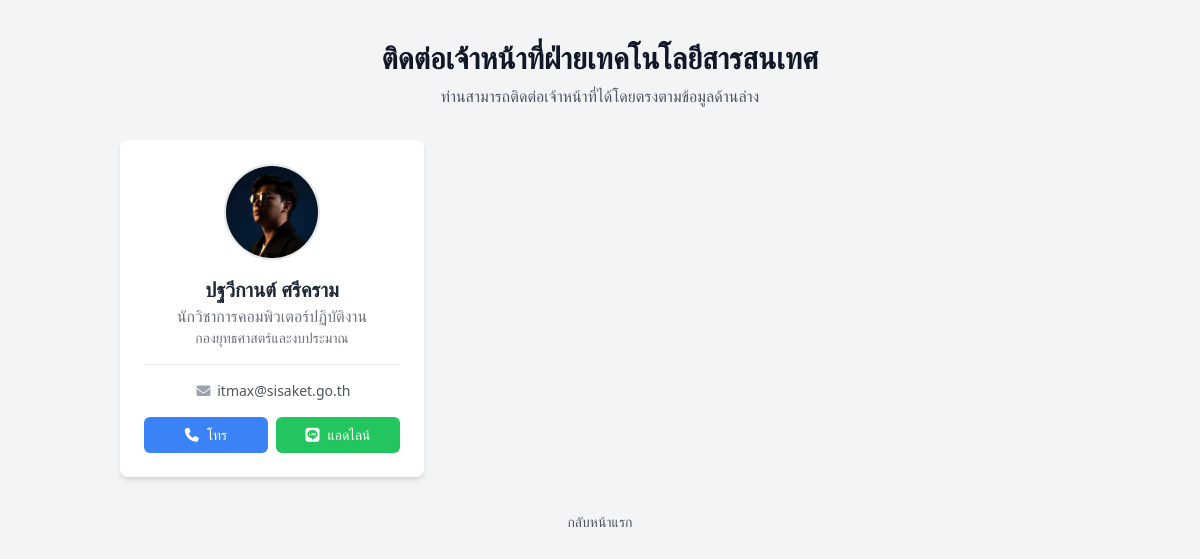
Page /contact_page.php on the earlier database version.
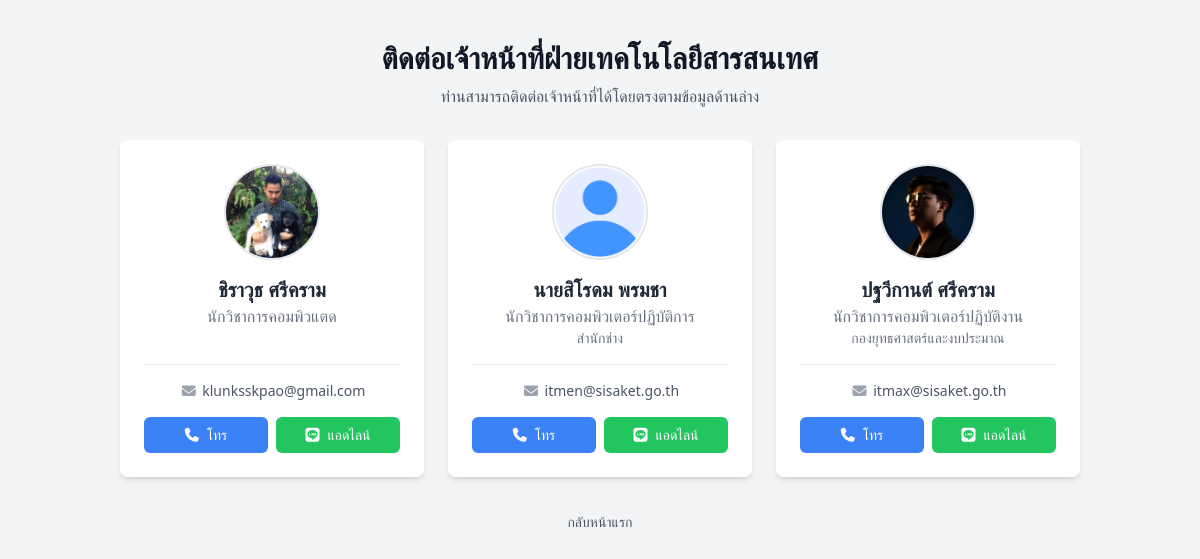
Same page on the later database version.
### tables this page shows
CREATE TABLE `users` (
  `id` int(11) NOT NULL,
  `fullname` varchar(255) NOT NULL,
  `position` varchar(255) DEFAULT NULL,
  `department` varchar(255) DEFAULT NULL,
  `division` varchar(255) DEFAULT NULL,
  `phone` varchar(50) DEFAULT NULL,
  `line_id` varchar(100) DEFAULT NULL,
  `email` varchar(255) NOT NULL,
  `password` varchar(255) NOT NULL,
  `image_url` varchar(255) DEFAULT 'assets/images/user.png',
  `role` enum('user','it','admin') NOT NULL DEFAULT 'user',
  `created_at` timestamp NOT NULL DEFAULT current_timestamp()
);

### includes/functions.php (called while the page is built, shortened)
<?php
function get_user_avatar($image_url) {
    $default_avatar = 'assets/images/user.png';
    if (!empty($image_url) && file_exists($image_url)) {
        return $image_url;
    }
    return $default_avatar;
}
?>

### contact_page.php (the view, shortened to what this page needs)
<?php
require_once 'includes/functions.php';
$it_staff_result = $conn->query("SELECT * FROM users WHERE role = 'it' ORDER BY fullname");
$it_staff = [];
if ($it_staff_result) {
    while($row = $it_staff_result->fetch_assoc()) {
        $it_staff[] = $row;
    }
}
?>
<!DOCTYPE html>
<html lang="th">
<head>
    <script src="https://cdn.tailwindcss.com"></script>
    <link rel="stylesheet" href="https://cdnjs.cloudflare.com/ajax/libs/font-awesome/6.5.1/css/all.min.css">
    <link rel="stylesheet" href="assets/css/style.css">
</head>
<body class="bg-gray-100 font-sans">
    <main class="py-10">
        <div class="max-w-5xl mx-auto sm:px-6 lg:px-8">
            <div class="text-center mb-8">
                <h1 class="text-3xl font-bold text-gray-900">ติดต่อเจ้าหน้าที่ฝ่ายเทคโนโลยีสารสนเทศ</h1>
                <p class="mt-2 text-gray-600">ท่านสามารถติดต่อเจ้าหน้าที่ได้โดยตรงตามข้อมูลด้านล่าง</p>
            </div>
            <div class="grid grid-cols-1 md:grid-cols-2 lg:grid-cols-3 gap-6">
                <?php if (!empty($it_staff)): ?>
                    <?php foreach ($it_staff as $staff): ?>
                    <div class="bg-white rounded-lg shadow-md p-6 text-center transform hover:-translate-y-1 transition-transform flex flex-col">
                        <div class="relative w-24 h-24 mx-auto">
                            <img class="w-24 h-24 rounded-full object-cover border-2 border-gray-200" src="<?php echo htmlspecialchars(get_user_avatar($staff['image_url'])); ?>" alt="Profile image of <?php echo htmlspecialchars($staff['fullname']); ?>">
                        </div>
                        <h3 class="mt-4 text-xl font-semibold text-gray-800"><?php echo htmlspecialchars($staff['fullname']); ?></h3>
                        <p class="text-gray-500"><?php echo htmlspecialchars($staff['position']); ?></p>
                        <p class="text-sm text-gray-500 flex-grow"><?php echo htmlspecialchars($staff['department']); ?></p>
                        <div class="mt-4 pt-4 border-t space-y-2">
                            <p class="text-sm text-gray-600 truncate"><i class="fa-solid fa-envelope w-5 text-gray-400"></i> <?php echo htmlspecialchars($staff['email']); ?></p>
                            <div class="flex space-x-2 pt-2">
                                 <a href="tel:<?php echo htmlspecialchars($staff['phone']); ?>" class="flex-1 text-center px-3 py-2 bg-blue-500 text-white rounded-md text-sm btn hover:bg-blue-600 flex items-center justify-center">
                                    <i class="fa-solid fa-phone mr-2"></i> โทร
                                </a>
                                <a href="https://line.me/ti/p/~<?php echo htmlspecialchars($staff['line_id']); ?>" target="_blank" class="flex-1 text-center px-3 py-2 bg-green-500 text-white rounded-md text-sm btn hover:bg-green-600 flex items-center justify-center">
                                    <i class="fab fa-line mr-2"></i> แอดไลน์
                                </a>
                            </div>
                        </div>
                    </div>
                    <?php endforeach; ?>
                <?php else: ?>
                    <p class="text-center text-gray-500 col-span-3">ไม่พบข้อมูลเจ้าหน้าที่ฝ่าย IT</p>
                <?php endif; ?>
            </div>
             <div class="text-center mt-8">
                 <a href="index.php" class="text-sm text-gray-600 hover:text-indigo-600">กลับหน้าแรก</a>
             </div>
        </div>
    </main>
</body>
</html>

### assets/css/style.css (style rules this page uses)
body { font-family: 'Sarabun', sans-serif; background-color: #f7f8fc; }

Differences in the rows shown:
added users: image_url (picture), fullname "ชิราวุธ ศรีคราม", position "นักวิชาการคอมพิวแตด", email "klunksskpao@gmail.com"
added users: image_url (placeholder picture), fullname "นายสิโรดม พรมชา", position "นักวิชาการคอมพิวเตอร์ปฏิบัติการ", department "สำนักช่าง", email "itmen@sisaket.go.th"
